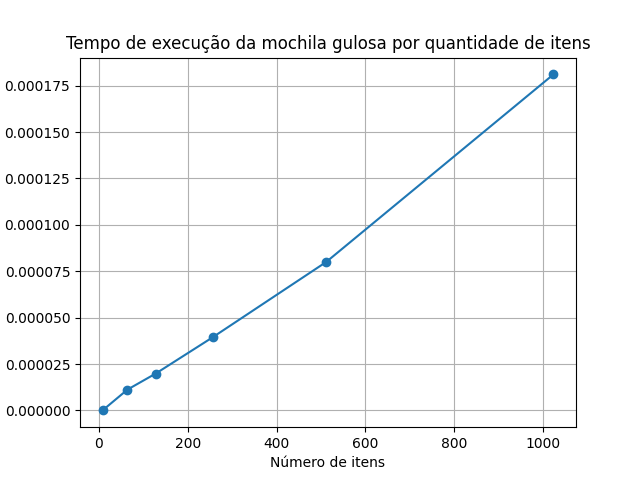

Reproduce this figure in Python.
import random
import time
import matplotlib.pyplot as plt


def plotar_grafico(tamanhos, tempos):
    plt.plot(tamanhos, tempos, marker='o')
    plt.title("Tempo de execução da mochila gulosa por quantidade de itens")
    plt.xlabel("Número de itens")
    plt.ylabel("Tempo (s)")
    plt.grid(True)
    plt.savefig("tp5_ex21.png")


def gerar_itens_aleatorios(quantidade, peso_max=10, valor_max=100):
    itens = {}
    for i in range(1, quantidade + 1):
        peso = random.randint(1, peso_max)
        valor = random.randint(10, valor_max)
        itens[f'item{i}'] = (peso, valor)
    return itens


def mochila_gulosa(capacidade, itens):
    itens_ordenados = sorted(itens.items(), key=lambda item: item[1][1] / item[1][0], reverse=True)

    valor_total = 0
    peso_atual = 0

    for nome, (peso, valor) in itens_ordenados:
        if peso_atual + peso <= capacidade:
            peso_atual += peso
            valor_total += valor

    return valor_total


if __name__ == "__main__":
    itens = {'item1': (2, 40), 'item2': (3, 50), 'item3': (5, 100), 'item4': (4, 90)}
    capacidade = 8
    resultado = mochila_gulosa(capacidade, itens)
    print("Valor máximo possível na mochila:", resultado)

    print("========================== Análise do tempo")
    tamanhos = [8, 64, 128, 256, 512, 1024]
    tempos = []
    for i in tamanhos:
        quantidade_itens = i
        capacidade = i * 2
        itens = gerar_itens_aleatorios(quantidade_itens)
        inicio = time.time()
        for _ in range(100):
            resultado = mochila_gulosa(capacidade, itens)
        fim = time.time()
        tempo = (fim - inicio) / 100
        tempos.append(tempo)
        print(f"\nValor máximo possível na mochila com {i} itens: ", resultado)
        print(f"Tempo de execução: {tempo:.6f}")
    plotar_grafico(tamanhos, tempos)
